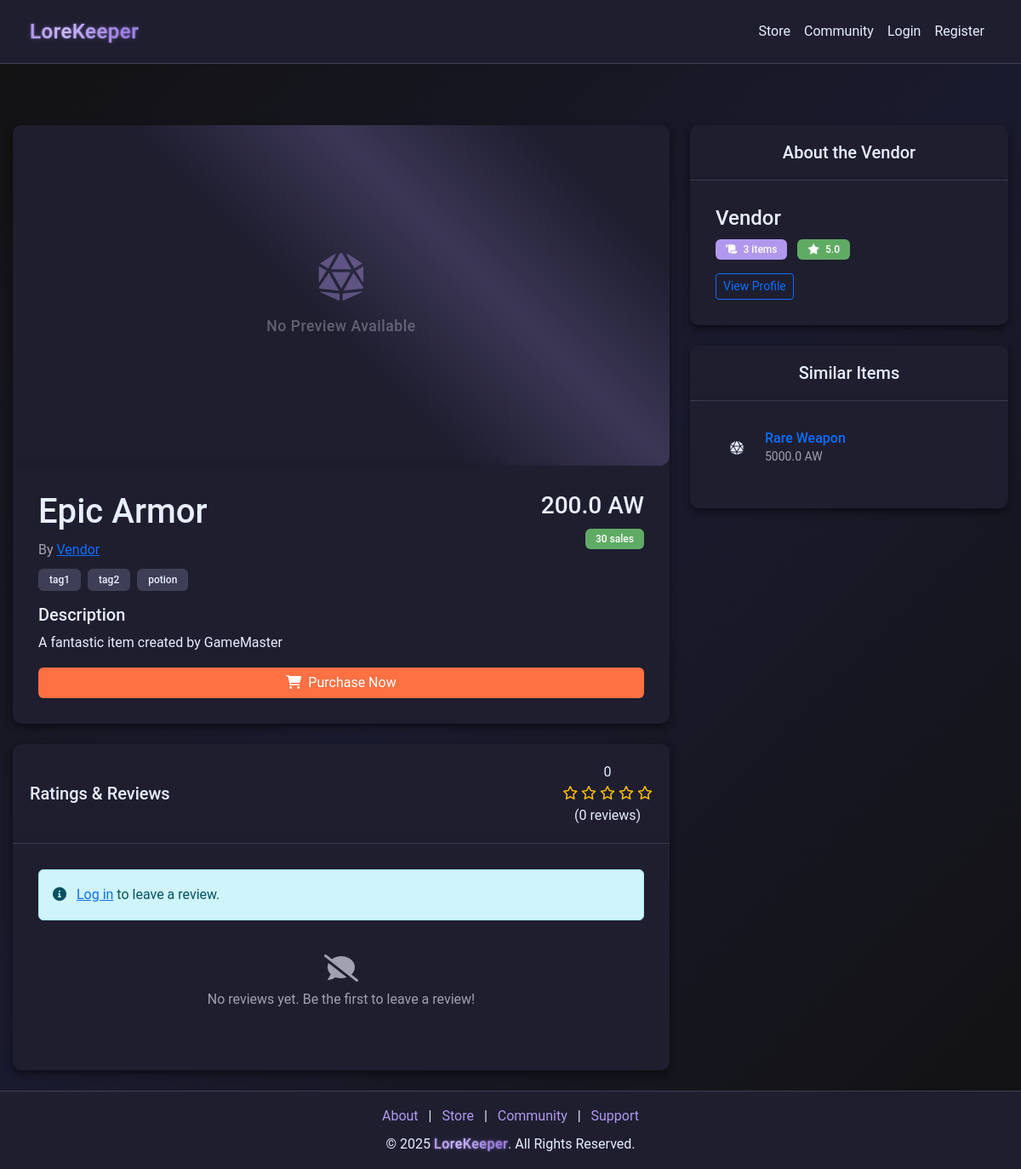
The app's page /store/item/2 with its own data.
### models.py (models this page shows)
class Item(db.Model):
    __tablename__ = "items"
    id = db.Column(db.Integer, primary_key=True)
    name = db.Column(db.String(64), nullable=False)
    description = db.Column(db.Text)
    price = db.Column(db.Float, nullable=False)
    vendor_id = db.Column(
        db.Integer, db.ForeignKey("vendors.id"), nullable=False, index=True
    )
    reviews = db.relationship(
        "ReviewOfItem", backref="item", lazy=True, cascade="all, delete-orphan"
    )
    category = db.Column(db.String(64), nullable=False, index=True)
    tags = db.Column(db.String(256))
    sales = db.Column(db.Integer, default=0)
    status = db.Column(db.String(64), default="Active", index=True)
    created_at = db.Column(db.DateTime, default=datetime.utcnow)

### app.py (the view, shortened to what this page needs)
@app.route("/store/item/<int:item_id>")
def item_preview(item_id):
    item = Item.query.get_or_404(item_id)
    reviews = ReviewOfItem.query.filter_by(item_id=item_id).all()
    avg_rating = 0
    if reviews:
        avg_rating = sum(review.rating for review in reviews) / len(reviews)
    vendor_items_count = Item.query.filter_by(vendor_id=item.vendor_id).count()
    vendor_items = Item.query.filter_by(vendor_id=item.vendor_id).all()
    vendor_reviews = []
    for vendor_item in vendor_items:
        vendor_reviews.extend(
            ReviewOfItem.query.filter_by(item_id=vendor_item.id).all()
        )
    vendor_rating = 0
    if vendor_reviews:
        vendor_rating = sum(review.rating for review in vendor_reviews) / len(
            vendor_reviews
        )
    similar_items = []
    if item.tags:
        similar_items = (
            Item.query.filter(Item.id != item_id, Item.category == item.category)
            .limit(5)
            .all()
        )
    enriched_reviews = []
    return render_template(
        "item_preview.html",
        item=item,
        reviews=enriched_reviews,
        avg_rating=avg_rating,
        vendor_items_count=vendor_items_count,
        vendor_rating=vendor_rating,
        similar_items=similar_items,
    )

### templates/item_preview.html (shortened to what this page needs)
{% extends "nav_footer_template.html" %}
{% block content %}
<div id="wrapper">
    <div class="container mt-5">
        <div class="row">
            <div class="col-lg-8">
                <div class="card mb-4">
                    {% if item.image_url %}
                    <img src="{{ item.image_url }}" class="card-img-top item-image" alt="{{ item.name }}">
                    {% else %}
                    <div class="item-preview-placeholder">
                        <div class="shimmer-overlay"></div>
                        <div class="placeholder-content">
                            <i class="fas fa-dice-d20 fa-3x"></i>
                            <p>No Preview Available</p>
                        </div>
                    </div>
                    {% endif %}
                    <div class="card-body">
                        <div class="d-flex justify-content-between align-items-start">
                            <div>
                                <h1 class="card-title item-title mb-2">{{ item.name|default('Item Name') }}</h1>
                                <p class="text-muted mb-2">By <a href="/user/{{ item.vendor_id }}" class="vendor-name">{{ item.vendor_name|default('Vendor') }}</a></p>
                            </div>
                            <div class="text-end">
                                <h3 class="item-price mb-2">{{ item.price|default(0) }} AW</h3>
                                <span class="badge bg-success sales-count">{{ item.sales|default(0) }} sales</span>
                            </div>
                        </div>
                        <div class="item-tags mb-3">
                            {% if item.tags %}
                                {% for tag in item.tags.split(',') %}
                                    <span class="badge bg-secondary me-1">{{ tag.strip() }}</span>
                                {% endfor %}
                            {% else %}
                                <span class="badge bg-secondary">No tags</span>
                            {% endif %}
                        </div>
                        <h5>Description</h5>
                        <p class="item-description">{{ item.description|default('No description available.') }}</p>
                        <div class="d-grid gap-2">
                            <a href="{{ url_for('checkout', item_id=item.id) }}" class="btn btn-primary purchase-btn store-color">
                                <i class="fas fa-shopping-cart me-2"></i>Purchase Now
                            </a>
                        </div>
                    </div>
                </div>
                <div class="card mb-4">
                    <div class="card-header">
                        <div class="d-flex justify-content-between align-items-center">
                            <h3 class="h5 mb-0">Ratings & Reviews</h3>
                            <div class="rating-summary">
                                <span class="average-rating">{{ avg_rating|default('0.0') }}</span>
                                <div class="stars">
                                    {% for i in range(5) %}
                                        {% if i < avg_rating|int %}
                                            <i class="fas fa-star text-warning"></i>
                                        {% elif i < avg_rating and i >= avg_rating|int %}
                                            <i class="fas fa-star-half-alt text-warning"></i>
                                        {% else %}
                                            <i class="far fa-star text-warning"></i>
                                        {% endif %}
                                    {% endfor %}
                                </div>
                                <span class="rating-count">({{ reviews|length|default(0) }} reviews)</span>
                            </div>
                        </div>
                    </div>
                    <div class="card-body">
                        {% if session.get('user_id') %}
                            <form id="reviewForm" class="mb-4" action="{{ url_for('submit_review', item_id=item.id) }}" method="POST">
                                <div class="mb-3">
                                    <label class="form-label">Your Rating</label>
                                    <div class="rating-input">
                                        <input type="hidden" name="rating" id="selected_rating" value="5">
                                        <i class="fas fa-star active" data-rating="1"></i>
                                        <i class="fas fa-star active" data-rating="2"></i>
                                        <i class="fas fa-star active" data-rating="3"></i>
                                        <i class="fas fa-star active" data-rating="4"></i>
                                        <i class="fas fa-star active" data-rating="5"></i>
                                    </div>
                                </div>
                                <div class="mb-3">
                                    <label for="reviewText" class="form-label">Your Review</label>
                                    <textarea class="form-control" id="reviewText" name="review_text" rows="3" required></textarea>
                                </div>
                                <button type="submit" class="btn btn-primary">Submit Review</button>
                            </form>
                        {% else %}
                            <div class="alert alert-info">
                                <i class="fas fa-info-circle me-2"></i>
                                <a href="{{ url_for('login') }}">Log in</a> to leave a review.
                            </div>
                        {% endif %}
                        <div id="reviewsList">
                            {% if reviews %}
                                {% for review in reviews %}
                                    <div class="review-item mb-3 p-3 border-bottom">
                                        <div class="d-flex justify-content-between align-items-center">
                                            <div>
                                                <a href="/user/{{ review.user_id }}" class="fw-bold">{{ review.username }}</a>
                                                <div class="small text-muted">
                                                    {{ review.created_at|format_date}}
                                                </div>
                                            </div>
                                            <div class="review-rating">
                                                {% for i in range(5) %}
                                                    {% if i < review.rating %}
                                                        <i class="fas fa-star text-warning"></i>
                                                    {% else %}
                                                        <i class="far fa-star text-warning"></i>
                                                    {% endif %}
                                                {% endfor %}
                                            </div>
                                        </div>
                                        <p class="mt-2">{{ review.review }}</p>
                                    </div>
                                {% endfor %}
                            {% else %}
                                <div class="text-center text-muted py-4">
                                    <i class="fas fa-comment-slash fa-2x mb-2"></i>
                                    <p>No reviews yet. Be the first to leave a review!</p>
                                </div>
                            {% endif %}
                        </div>
                    </div>
                </div>
            </div>
            <div class="col-lg-4">
                <div class="card mb-4">
                    <div class="card-header">
                        <h3 class="h5 mb-0">About the Vendor</h3>
                    </div>
                    <div class="card-body">
                        <div class="vendor-info">
                            <h4 class="vendor-name mb-2">{{ item.vendor_name|default('Vendor') }}</h4>
                            <p class="vendor-stats mb-3">
                                <span class="badge bg-primary me-2">
                                    <i class="fas fa-scroll me-1"></i>
                                    <span class="total-items">{{ vendor_items_count|default(0) }}</span> items
                                </span>
                                <span class="badge bg-success">
                                    <i class="fas fa-star me-1"></i>
                                    <span class="vendor-rating">{{ vendor_rating|default('0.0') }}</span>
                                </span>
                            </p>
                            <a href="/user/{{ item.vendor_id }}" class="btn btn-outline-primary btn-sm">View Profile</a>
                        </div>
                    </div>
                </div>
                <div class="card">
                    <div class="card-header">
                        <h3 class="h5 mb-0">Similar Items</h3>
                    </div>
                    <div class="card-body">
                        <div class="similar-items-list">
                            {% if similar_items %}
                                {% for similar_item in similar_items %}
                                    <div class="similar-item mb-3">
                                        <div class="d-flex align-items-center">
                                            <div class="flex-shrink-0 me-2">
                                                {% if similar_item.image_url %}
                                                    <img src="{{ similar_item.image_url }}" class="similar-item-img" width="50" height="50" alt="{{ similar_item.name }}">
                                                {% else %}
                                                    <div class="similar-item-placeholder">
                                                        <i class="fas fa-dice-d20"></i>
                                                    </div>
                                                {% endif %}
                                            </div>
                                            <div class="flex-grow-1">
                                                <a href="{{ url_for('item_preview', item_id=similar_item.id) }}" class="text-decoration-none">
                                                    <h6 class="mb-0">{{ similar_item.name }}</h6>
                                                </a>
                                                <div class="text-muted small">{{ similar_item.price }} AW</div>
                                            </div>
                                        </div>
                                    </div>
                                {% endfor %}
                            {% else %}
                                <div class="text-center text-muted py-3">
                                    <i class="fas fa-search fa-2x mb-2"></i>
                                    <p>No similar items found.</p>
                                </div>
                            {% endif %}
                        </div>
                    </div>
                </div>
            </div>
        </div>
    </div>
</div>
{% endblock %}

### records on screen
Item: name "Epic Armor", price "200.0", sales "30", description "A fantastic item created by GameMaster"
Item: name "Rare Weapon", price "5000.0"

### other values on screen
{{ item.vendor_name|default('Vendor') }} "Vendor"
{{ tag.strip() }} "tag1" "tag2" "potion"
{{ avg_rating|default('0.0') }} "0"
{{ reviews|length|default(0) }} "0"
{{ vendor_items_count|default(0) }} "3"
{{ vendor_rating|default('0.0') }} "5.0"
